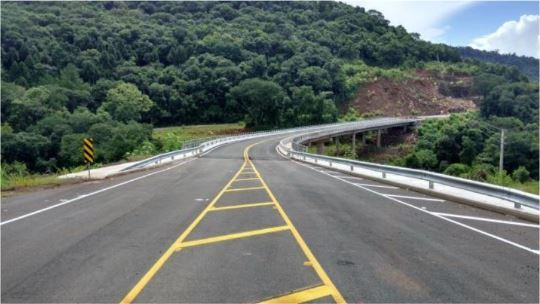
#> input picture Estudo_MyTrailHead/Visao_Computacional/ML_1_Iniciante/Pratica/ponte.JPG, 540 x 304 px, found by its file name
$ python 09_separar_canal.py
#> lines starting #> are read from the running program, lines starting #| are printed output that depends on the picture
# Importação das bibliotecas
import cv2
# Leitura da imagem com a função imread()
img = cv2.imread('ponte.jpg')
#> img is the input picture: shape (304, 540, 3); mean B, G, R 104.5, 109, 101


cv2.imshow("Original", img)

#Separando os canais
(CanalAzul, CanalVerde, CanalVermelho) = cv2.split(img)
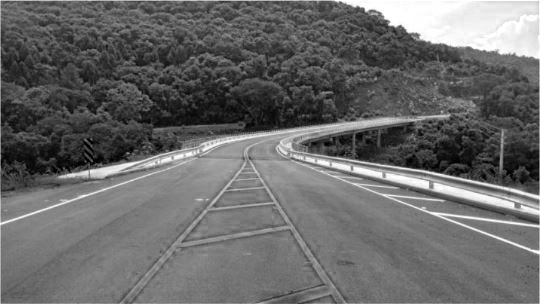
#> CanalAzul: shape (304, 540); min 0, max 255, mean 104.5
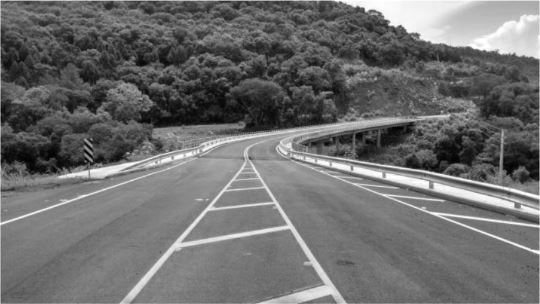
#> CanalVerde: shape (304, 540); min 0, max 255, mean 109
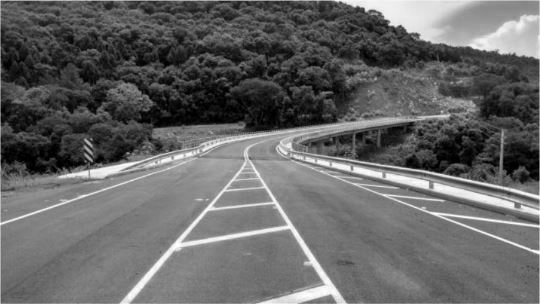
#> CanalVermelho: shape (304, 540); min 0, max 255, mean 101
#Lembrando que quanto mais ausente a cor, mais escuro fica.

cv2.imshow("Vermelho", CanalVermelho)
cv2.imshow("Verde", CanalVerde)
cv2.imshow("Azul", CanalAzul)
cv2.waitKey(0)


# Também é possível alterar individualmente as Numpy Arrays que formam cada canal e depois juntá-las para criar novamente a imagem. Para isso use o comando abaixo

resultado = cv2.merge([CanalAzul, CanalVerde, CanalVermelho])

cv2.imshow("Merge", resultado)


#Essa linha vai estar presente em todos os códigos, visto que em todos vamos salvar as imagens geradas.
cv2.waitKey(0) #espera pressionar qualquer tecla
# Salvar a imagem no disco com função imwrite()
cv2.imwrite("img_geradas\CanalVermelho.jpg", CanalVermelho)

cv2.imwrite("img_geradas\CanalVerde.jpg", CanalVerde)

cv2.imwrite("img_geradas\CanalAzul.jpg", CanalAzul)

cv2.imwrite("img_geradas\Merge.jpg", resultado)
